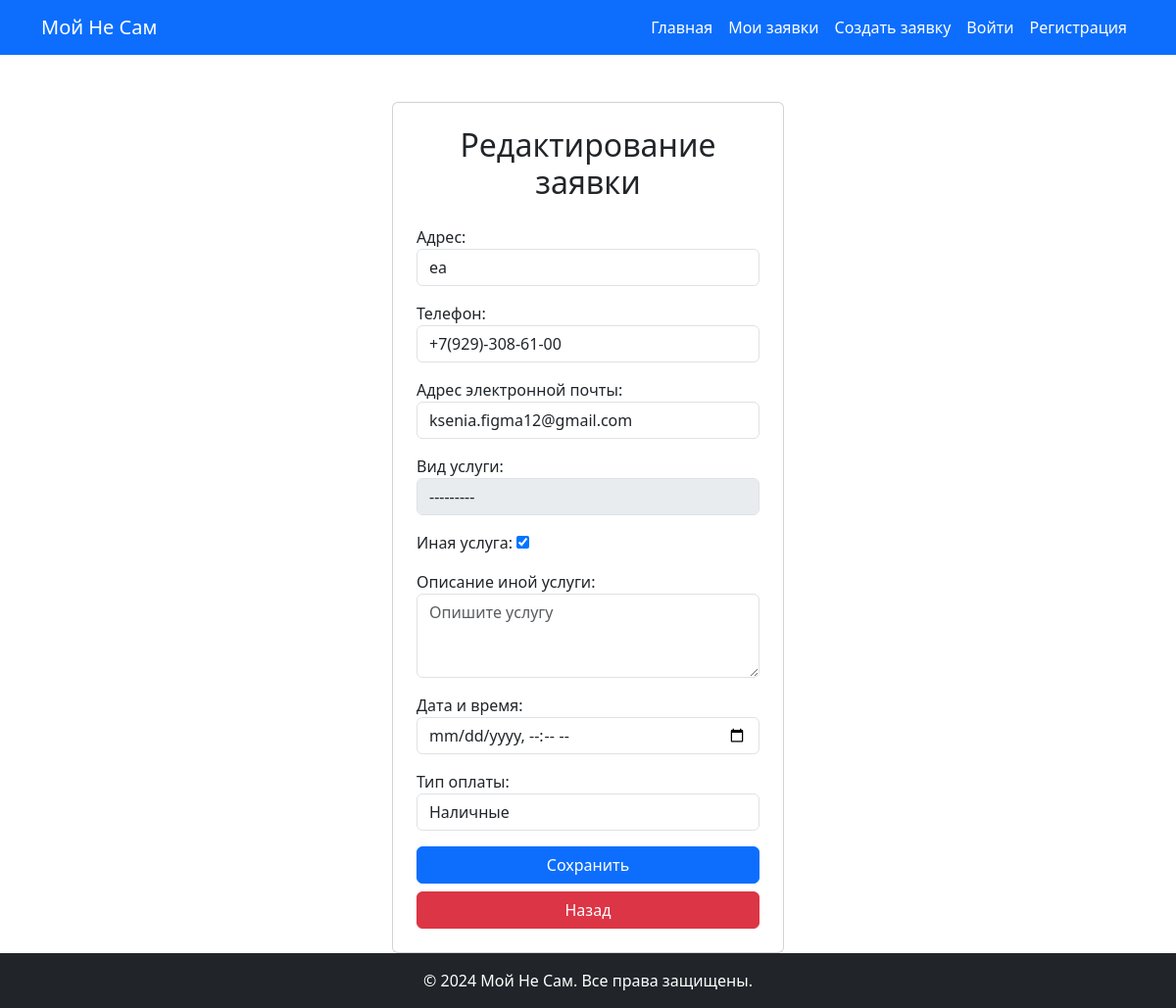
Screenshot of /update/2 with the database file from the repository.
### cleaning/models.py (models this page shows, shortened)
class Order(models.Model):
    SERVICE_CHOICES = [
        ('deep_cleaning', 'Общий клининг'),
        ('general_cleaning', 'Генеральная уборка'),
        ('construction_cleaning', 'Послестроительная уборка'),
        ('carpet_cleaning', 'Химчистка ковров и мебели'),
    ]
    PAYMENT_CHOICES = [
        ('cash', 'Наличные'),
        ('card', 'Банковская карта'),
    ]
    STATUS_CHOICES = [
        ('new', 'Новая'),
        ('ip_progress', 'В работе'),
        ('done', 'Выполнено'),
        ('cancelled', 'Отменено'),
    ]
    user = models.ForeignKey(User, on_delete=models.CASCADE, verbose_name='Пользователь')
    address = models.CharField(max_length=50, verbose_name="Адрес")
    phone = models.CharField(max_length=50, verbose_name="Телефон")
    email = models.EmailField(max_length=50, verbose_name="Адрес электронной почты")
    service = models.CharField(blank=True, max_length=50, choices=SERVICE_CHOICES, verbose_name="Вид услуги")
    is_custom_service = models.BooleanField(default=False, verbose_name="Иная услуга")
    custom_service = models.TextField( blank=True, null=True, verbose_name="Описание иной услуги")
    date_and_time = models.DateTimeField(verbose_name="Дата и время")
    payment_type = models.CharField(max_length=50, choices=PAYMENT_CHOICES, verbose_name="Тип оплаты")
    status = models.CharField(max_length=50, choices=STATUS_CHOICES, verbose_name="Статус", default='new')
    cancellation_reason = models.TextField(blank=True, null=True, verbose_name="Причина отмены")
    class Meta:
        verbose_name = "Заявка"
        verbose_name_plural = "Заявки"

### cleaning/views.py (the view)
# urls.py: path('update/<int:pk>',OrderUpdateView.as_view(), name='order_update'),
class OrderUpdateView (UpdateView):
    model = Order
    form_class = OrderUpdateForm
    success_url = reverse_lazy('cleaning:order_list')

### templates/cleaning/order_form.html (shortened to what this page needs)
{% extends 'base.html' %}
{% block content %}
<div class="container mt-5 d-flex justify-content-center">
    <form method="post" class="card p-4" style="width: 400px;">
        <h2 class="card-title text-center mb-4">
            {% if object %}Редактирование заявки{% else %}Создание заявки{% endif %}
        </h2>
        {{ form.as_p }}
        <button type="submit" class="btn btn-primary w-100">
            {% if object %}Сохранить{% else %}Создать{% endif %}
        </button>
        <a href="{% url 'cleaning:order_list' %}" class="btn btn-danger w-100 mt-2">Назад</a>
    </form>
</div>
{% endblock %}

### rows the page displays
Order: address "еа", phone "+7(929)-308-61-00", email "ksenia.figma12@gmail.com", service "---------", is_custom_service "☑", payment_type "Наличные"
